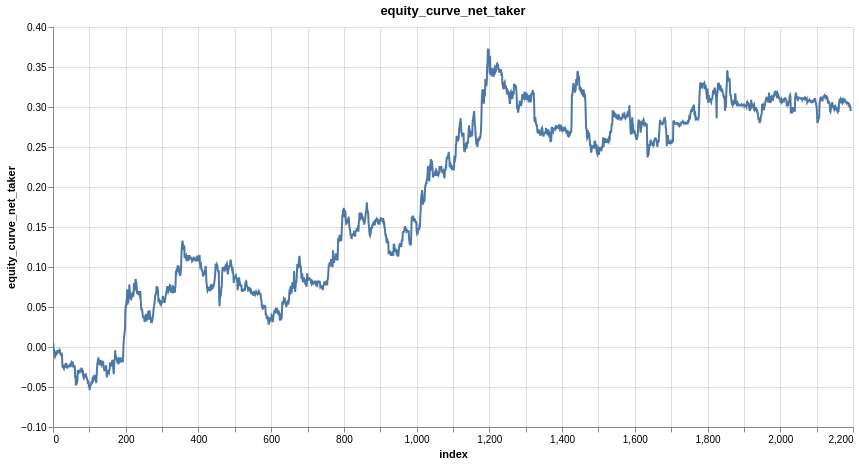

Notebook code for this chart:
### Code cell
research.plot_line(model_trades, "equity_curve_net_taker")

### Figure 1 — Vega specification as saved in the notebook (floating-point values rounded to 4 significant figures; data arrays with more than 128 entries replaced by an {"elided": "..."} marker saying what was removed)
{"$schema": "https://vega.github.io/schema/vega/v6.json", "data": [{"name": "param_1e9efca18e7a2868_store"}, {"name": "source_0", "values": {"elided": "2195 records"}}, {"name": "source_0_x_domain_index", "values": [{"min": 0, "max": 2194}]}, {"name": "source_0_y_domain_equity_curve_net_taker", "values": [{"min": -0.054, "max": 0.373}]}], "signals": [{"name": "unit", "value": {}, "on": [{"events": "pointermove", "update": "isTuple(group()) ? group() : unit"}]}, {"name": "param_1e9efca18e7a2868", "update": "vlSelectionResolve(\"param_1e9efca18e7a2868_store\", \"union\")"}, {"name": "param_1e9efca18e7a2868_index", "on": [{"events": [{"source": "view", "type": "dblclick"}], "update": "null"}, {"events": {"signal": "param_1e9efca18e7a2868_translate_delta"}, "update": "panLinear(param_1e9efca18e7a2868_translate_anchor.extent_x, -param_1e9efca18e7a2868_translate_delta.x / width)"}, {"events": {"signal": "param_1e9efca18e7a2868_zoom_delta"}, "update": "zoomLinear(domain(\"x\"), param_1e9efca18e7a2868_zoom_anchor.x, param_1e9efca18e7a2868_zoom_delta)"}]}, {"name": "param_1e9efca18e7a2868_equity_curve_net_taker", "on": [{"events": [{"source": "view", "type": "dblclick"}], "update": "null"}, {"events": {"signal": "param_1e9efca18e7a2868_translate_delta"}, "update": "panLinear(param_1e9efca18e7a2868_translate_anchor.extent_y, param_1e9efca18e7a2868_translate_delta.y / height)"}, {"events": {"signal": "param_1e9efca18e7a2868_zoom_delta"}, "update": "zoomLinear(domain(\"y\"), param_1e9efca18e7a2868_zoom_anchor.y, param_1e9efca18e7a2868_zoom_delta)"}]}, {"name": "param_1e9efca18e7a2868_tuple", "on": [{"events": [{"signal": "param_1e9efca18e7a2868_index || param_1e9efca18e7a2868_equity_curve_net_taker"}], "update": "param_1e9efca18e7a2868_index && param_1e9efca18e7a2868_equity_curve_net_taker ? {unit: \"\", fields: param_1e9efca18e7a2868_tuple_fields, values: [param_1e9efca18e7a2868_index,param_1e9efca18e7a2868_equity_curve_net_taker]} : null"}]}, {"name": "param_1e9efca18e7a2868_tuple_fields", "value": [{"field": "index", "channel": "x", "type": "R"}, {"field": "equity_curve_net_taker", "channel": "y", "type": "R"}]}, {"name": "param_1e9efca18e7a2868_translate_anchor", "value": {}, "on": [{"events": [{"source": "scope", "type": "pointerdown"}], "update": "{x: x(unit), y: y(unit), extent_x: domain(\"x\"), extent_y: domain(\"y\")}"}]}, {"name": "param_1e9efca18e7a2868_translate_delta", "value": {}, "on": [{"events": [{"source": "window", "between": [{"source": "scope", "type": "pointerdown"}, {"source": "window", "type": "pointerup"}], "type": "pointermove", "consume": true}], "update": "{x: param_1e9efca18e7a2868_translate_anchor.x - x(unit), y: param_1e9efca18e7a2868_translate_anchor.y - y(unit)}"}]}, {"name": "param_1e9efca18e7a2868_zoom_anchor", "on": [{"events": [{"source": "scope", "type": "wheel", "consume": true}], "update": "{x: invert(\"x\", x(unit)), y: invert(\"y\", y(unit))}"}]}, {"name": "param_1e9efca18e7a2868_zoom_delta", "on": [{"events": [{"source": "scope", "type": "wheel", "consume": true}], "update": "pow(1.001, event.deltaY * pow(16, event.deltaMode))", "force": true}]}, {"name": "param_1e9efca18e7a2868_modify", "on": [{"events": {"signal": "param_1e9efca18e7a2868_tuple"}, "update": "modify(\"param_1e9efca18e7a2868_store\", param_1e9efca18e7a2868_tuple, true)"}]}], "marks": [{"type": "line", "name": "marks", "from": {"data": "source_0"}, "sort": {"field": "x"}, "encode": {"update": {"stroke": {"value": "#4c78a8"}, "tooltip": {"signal": "{\"index\": format(datum[\"index\"], \"\"), \"equity_curve_net_taker\": format(datum[\"equity_curve_net_taker\"], \"\")}"}, "y": {"field": "equity_curve_net_taker", "scale": "y"}, "defined": {"signal": "isValid(datum[\"index\"]) && isFinite(+datum[\"index\"]) && isValid(datum[\"equity_curve_net_taker\"]) && isFinite(+datum[\"equity_curve_net_taker\"])"}, "x": {"field": "index", "scale": "x"}}}, "interactive": true, "clip": true, "style": ["line"]}], "scales": [{"name": "x", "type": "linear", "domain": [{"signal": "(data(\"source_0_x_domain_index\")[0] || {}).min"}, {"signal": "(data(\"source_0_x_domain_index\")[0] || {}).max"}], "range": [0, {"signal": "width"}], "zero": false, "domainRaw": {"signal": "param_1e9efca18e7a2868[\"index\"]"}, "nice": true}, {"name": "y", "type": "linear", "domain": [{"signal": "(data(\"source_0_y_domain_equity_curve_net_taker\")[0] || {}).min"}, {"signal": "(data(\"source_0_y_domain_equity_curve_net_taker\")[0] || {}).max"}], "range": [{"signal": "height"}, 0], "domainRaw": {"signal": "param_1e9efca18e7a2868[\"equity_curve_net_taker\"]"}, "zero": true, "nice": true}], "axes": [{"scale": "x", "aria": false, "orient": "bottom", "gridScale": "y", "grid": true, "domain": false, "minExtent": 0, "ticks": false, "tickCount": {"signal": "ceil(width/40)"}, "maxExtent": 0, "labels": false, "zindex": 0}, {"scale": "y", "zindex": 0, "labels": false, "orient": "left", "ticks": false, "tickCount": {"signal": "ceil(height/40)"}, "gridScale": "x", "domain": false, "aria": false, "minExtent": 0, "grid": true, "maxExtent": 0}, {"scale": "x", "tickCount": {"signal": "ceil(width/40)"}, "labelOverlap": true, "zindex": 0, "orient": "bottom", "grid": false, "labelFlush": true, "title": "index"}, {"scale": "y", "grid": false, "zindex": 0, "orient": "left", "title": "equity_curve_net_taker", "labelOverlap": true, "tickCount": {"signal": "ceil(height/40)"}}], "title": {"text": "equity_curve_net_taker", "frame": "group"}, "width": 800, "padding": 5, "background": "white", "style": "cell", "height": 400}
